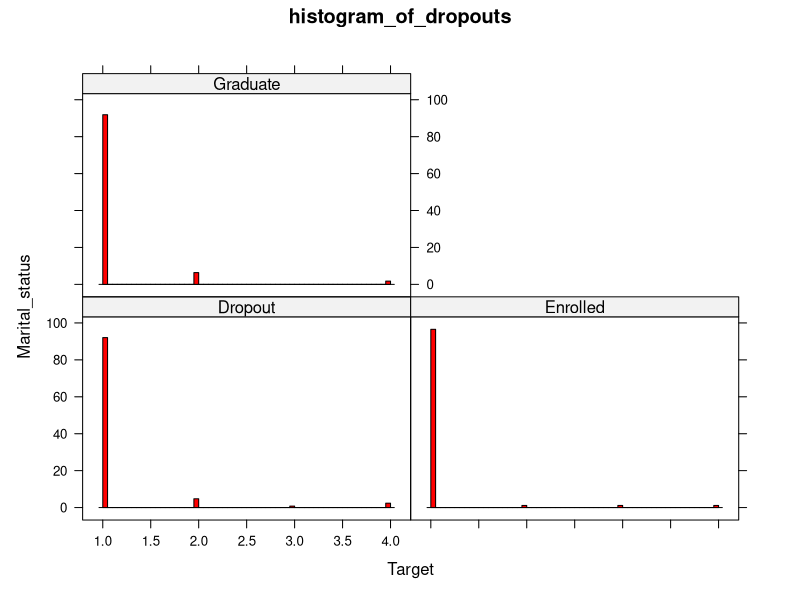
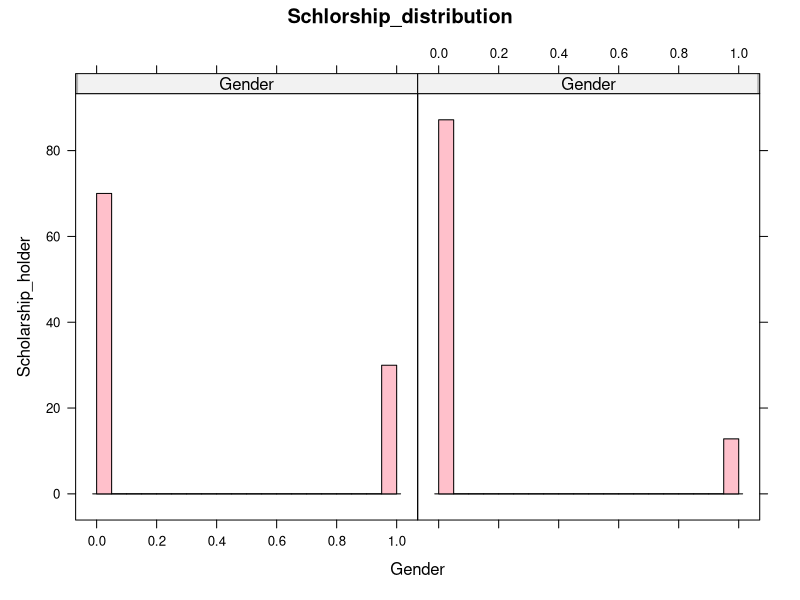
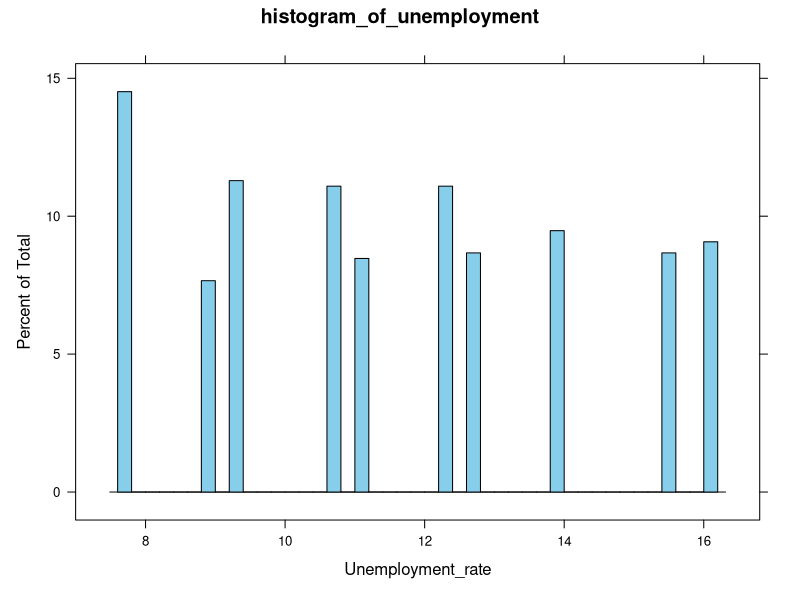
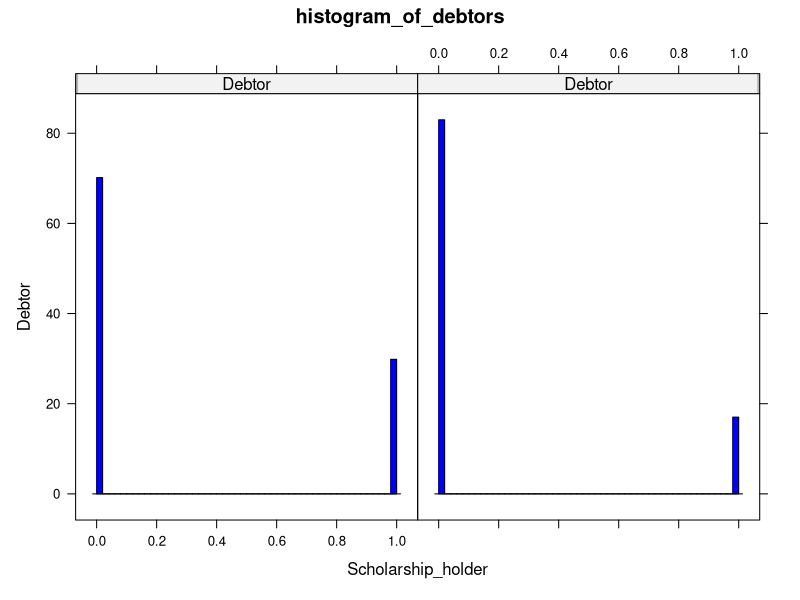
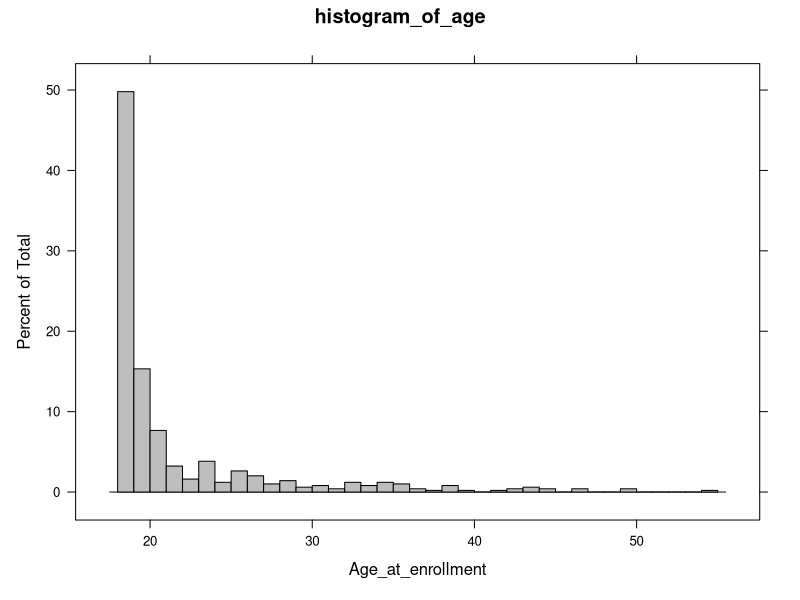
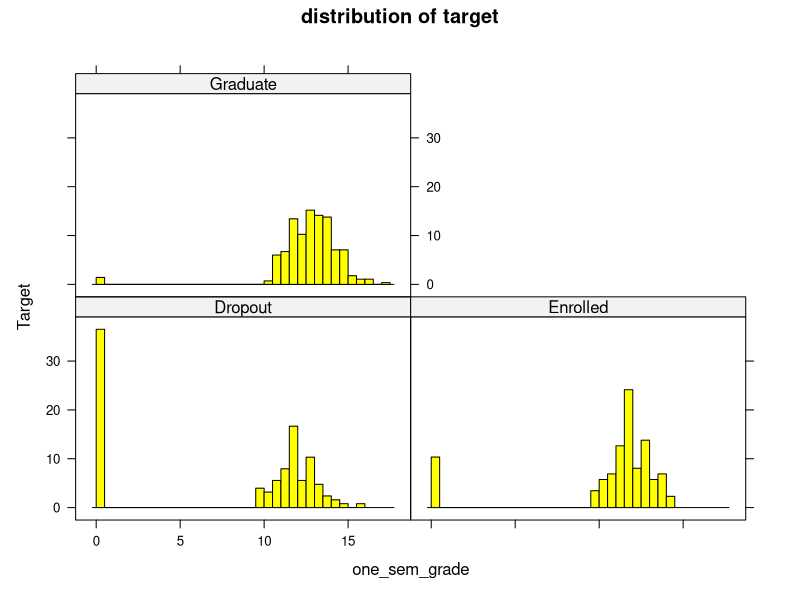
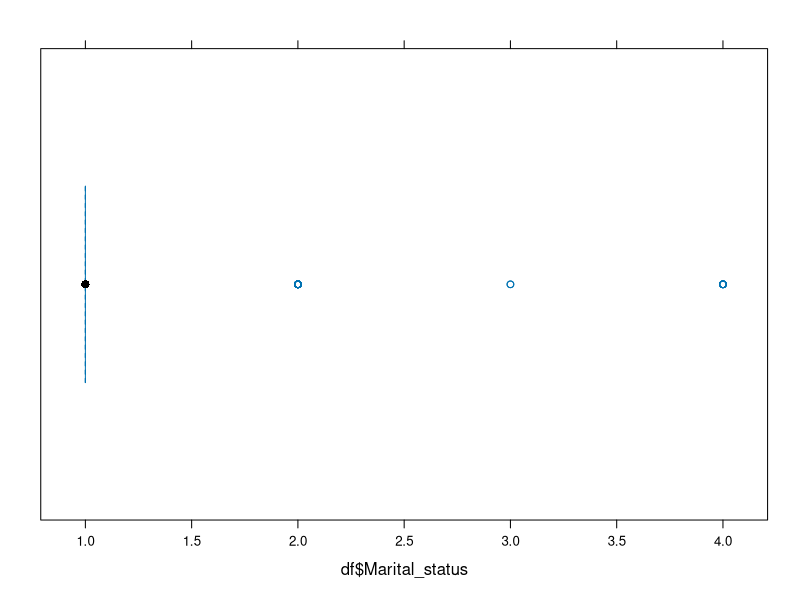
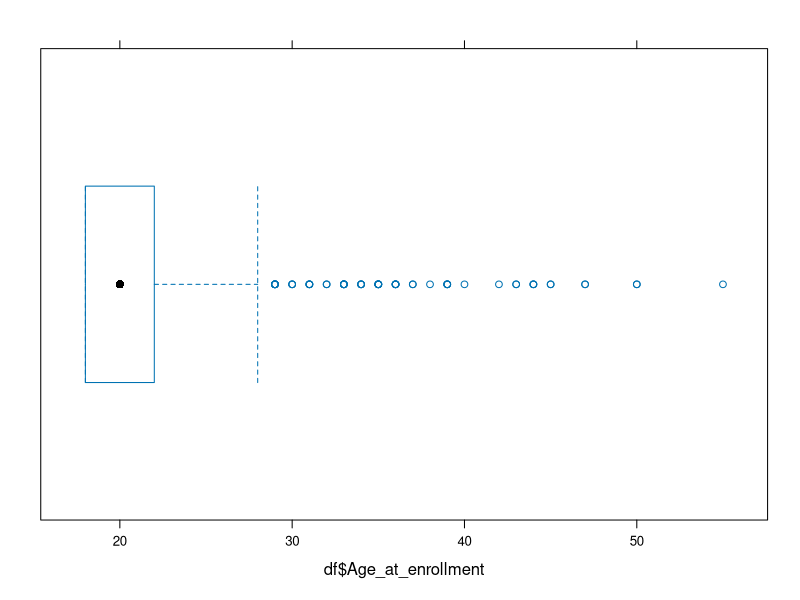

These figures' R source, in order:
library(readxl)
df=read_excel("dropouts.xlsx")
head(df)
tail(df)
View(df)
str(df)
summary(df)

#libraries
library(lattice)
library(rmarkdown)
library(dplyr)

glimpse(df)

#dimension
dim(df)

#histogram

histogram(~Marital_status|Target,main="histogram_of_dropouts",xlab ="Target",ylab ="Marital_status",breaks = 50,col='red',df)
histogram(~Scholarship_holder|Gender,main="Schlorship_distribution",xlab ="Gender",ylab ="Scholarship_holder",breaks = 20,col='pink',df)
histogram(~Unemployment_rate,main="histogram_of_unemployment",breaks = 50,col='skyblue',df)          
histogram(~Scholarship_holder|Debtor,main="histogram_of_debtors",xlab ="Scholarship_holder",ylab ="Debtor",breaks =60 ,col='blue',df)
histogram(~Age_at_enrollment,main="histogram_of_age",breaks =40 ,col='grey',df)
histogram(~one_sem_grade|Target,main="distribution of target",xlab ="one_sem_grade",ylab ="Target",breaks =40 ,col='yellow',df)

#Boxplot

bwplot(df$Marital_status)
bwplot(df$Age_at_enrollment,box.width=0.5)
bwplot(df$one_sem_grade,box.width=1)
bwplot(df$Unemployment_rate,box.width=0.5)
bwplot(df$Debtor,box.width=0.5)

#scatter plot

xyplot(Unemployment_rate~Course, main = "distribution of course& unemployment", xlab = "Unemployment_rate", ylab = "Course",df)
xyplot(Course~Age_at_enrollment, main = "distribution of enrollment age&course", xlab = "Course", ylab = "Age_at_enrollment",df)

#ggplot

install.packages("ggplot2")
library(ggplot2)
ggplot(df,aes(x = one_sem_grade, y = Unemployment_rate)) +
  geom_point() +
  geom_smooth(method = "lm") +
  xlab("one_sem_grade") +
  ylab("Unemployment_rate") +
  ggtitle("grade~Unemployment")
ggplot(df,aes(x =GDP , y =Displaced )) +
  geom_point() +
  geom_smooth(method = "lm") +
  xlab("GDP") +
  ylab("Displaced") +
  ggtitle("GDP~Displaced")
